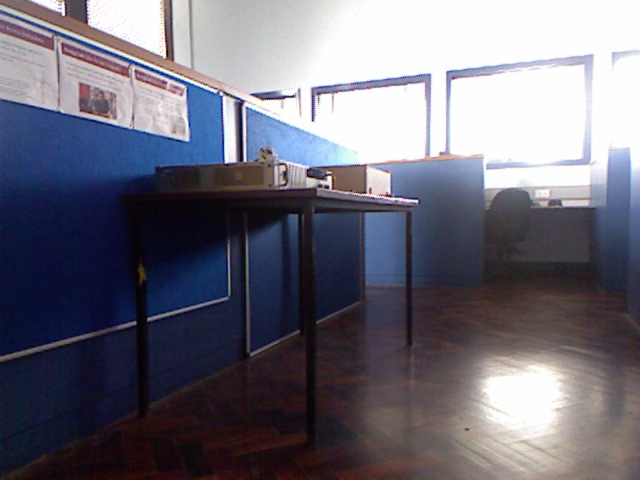
#> input picture testing/XYtranslations/Image.jpg, 640 x 480 px, found by its file name
$ python translateRotate.py
#> lines starting #> are read from the running program, lines starting #| are printed output that depends on the picture
#NAME:  translateRotate.py
#DATE:  08/02/2019
#AUTH:  Ryan McCartney, EEE Undergraduate, Queen's University Belfast
#DESC:  A series of python methods for rotate cartesian coordinates in a map
#COPY:  Copyright 2019, All Rights Reserved, Ryan McCartney

import cv2 as cv
import math
import numba as nb
import numpy as np
import matplotlib.pyplot as plt

kinectWidthOfView = 64 #Degrees
kinectHeightOfView = 48 #Degrees
width = 640
height = 480
position = 200

#Returns infomraiton about how far away a point is in and image
def distanceCalc(depth):

    a = -0.0000000069
    b = 0.0000064344
    c = -0.0019066199
    d = 0.2331614352
    e = -9.5744837865

    #Second Order Custom Estimation
    distance = (a*math.pow(depth,4))+(b*math.pow(depth,3))+(c*math.pow(depth,2))+(d*depth)+e

    if distance < 0:
        distance = 0

    return distance

#Optimised method for finding the closest point in each strip
@nb.jit(nopython=True)
def scanStrip(depthImage):

    height = len(depthImage)
    width = len(depthImage[0])
    strip = [0] * width

    #Populate Array with Data
    for w in range (0,width):

        strip[w] = depthImage[position,w]

    return strip

#Translate to X/Y coordinates
def translate(depthData):

    dataPoints = len(depthData)
    deltaTheta = math.radians(kinectWidthOfView/dataPoints)
    theta = -math.radians(kinectWidthOfView/2)

    xPoints = [0] * dataPoints
    yPoints = [0] * dataPoints

    for n in range (0,dataPoints):
        d = distanceCalc(depthData[n])
        xPoints[n] = d*math.sin(theta)
        yPoints[n] = d*math.cos(theta)
        theta = theta + deltaTheta
    return xPoints,yPoints

def rotate(xValues,yValues,angle):
    #Invert Angle
    angle = -angle
    #Number of Points
    points = len(xValues)
    #Initialise Arrays
    xValuesRotated = [0] * points
    yValuesRotated = [0] * points

    if len(xValues) == len(yValues):
        for i in range (0,points):
            xValuesRotated[i] = (xValues[i]*math.cos(math.radians(angle)))-(yValues[i]*math.sin(math.radians(angle)))
            yValuesRotated[i] = (yValues[i]*math.cos(math.radians(angle)))+(xValues[i]*math.sin(math.radians(angle)))
    else:
        print("ERROR: Input Arrays Mismatched, length of X is not the same as length of Y.")

    return xValuesRotated, yValuesRotated

#Translate Points for Wheelhcair Movement
def move(xValues,yValues,xMove,yMove):
    xValuesMove = xValues + xMove
    yValuesMove = yValues + yMove
    return xValuesMove, yValuesMove

#Image Locations
imagePath = 'testing/XYtranslations/Image.jpg'
depthPath = 'testing/XYtranslations/Depth.jpg'

#Image Read
imageFrame = cv.imread(imagePath,cv.IMREAD_COLOR)
#> imageFrame is the input picture: shape (480, 640, 3); mean B, G, R 120.9, 108.5, 110
depthFrame = cv.imread(depthPath,cv.IMREAD_COLOR)
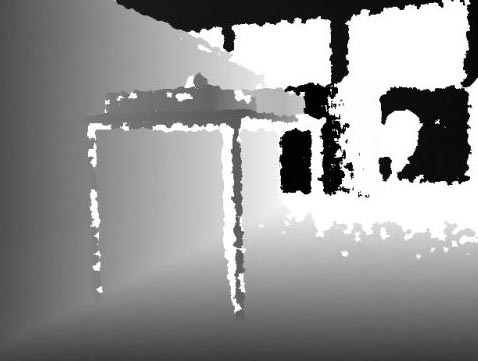
#> input picture testing/XYtranslations/Depth.JPG, 478 x 361 px, found by its file name
#> depthFrame is the input picture: shape (361, 478, 3); min 0, max 255, mean 146.2

#Convert Depth Frame to Grayscale
depthFrame = cv.cvtColor(depthFrame,cv.COLOR_BGR2GRAY)
#> depthFrame: shape (361, 478)

#Image Resize
imageFrame = cv.resize(imageFrame,(width,height))
depthFrame = cv.resize(depthFrame,(width,height))
#> depthFrame: shape (480, 640)

#Scan Image for 2D Profile
depthData = scanStrip(depthFrame)
#> depthData = 640 values, max 255 at index 299, min 1 at index 385, mean 146.4

#Translate 2D Profile to XY
xPoints,yPoints = translate(depthData)
#> in translate, `dataPoints = len(depthData)`: dataPoints = 640
#> in translate, `deltaTheta = math.radians(kinectWidthOfView/dataPoints)`: deltaTheta = 0.00175
#> in translate, `xPoints = [0] * dataPoints`: xPoints = 640 values from 0 to 0
#> the loop in translate, `for n in range (0,dataPoints):` made 640 passes
#> (d, theta) on passes 1 to 3: (0, -0.557), (0, -0.555), (0, -0.553)
#> after the loop in translate, `for n in range (0,dataPoints):`: theta = 0.559; xPoints = 640 values, max 1.78 at index 639, min -1.14 at index 121, mean 0.115; yPoints = 640 values, max 3.42 at index 299, min 0 at index 0, mean 1.18

#Rotate Values
xPointsRotated, yPointsRotated = rotate(xPoints,yPoints,90)
#> in rotate, `points = len(xValues)`: points = 640
#> in rotate, `xValuesRotated = [0] * points`: xValuesRotated = 640 values from 0 to 0
#> after the loop in rotate, `for i in range (0,points):`: xValuesRotated has the same summary as yPoints in translate; yValuesRotated = 640 values, max 1.14 at index 121, min -1.78 at index 639, mean -0.115
#> xPointsRotated has the same summary as yPoints in translate; yPointsRotated has the same summary as yValuesRotated in rotate

#Show the frame
cv.imshow('Image Frame',imageFrame)
cv.imshow('Depth Frame',depthFrame)

# Create plot
fig = plt.figure()
ax = fig.add_subplot(1, 1, 1, facecolor="1.0")

#Plot Data
ax.scatter(xPoints, yPoints, s=10, c='b', marker="s", label='Map')
ax.scatter(xPointsRotated, yPointsRotated, s=10, c='g', marker="s", label='Map Rotated 90 Degreees Clockwise')
ax.scatter(0, 0, s=10, c='r', marker="s", label='Wheelchair Position')
plt.title('2D Map of Enviroment')
plt.legend(loc=2)
plt.xlabel('x')
plt.ylabel('y')
plt.show()
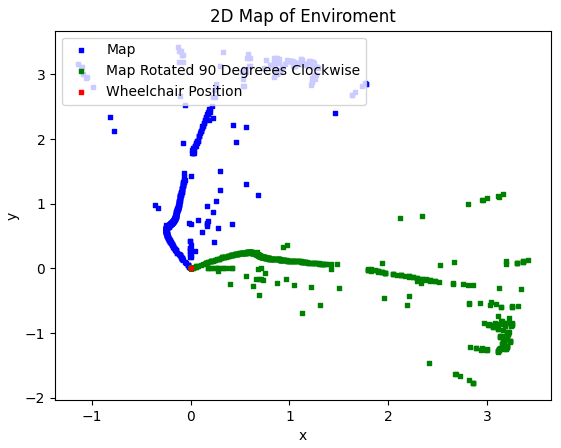
#> figure drawn by matplotlib, 1 panel

#Move on when any key is pressed
cv.waitKey()
